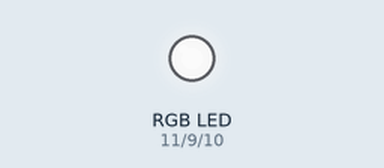
Bench run of a sketch on a simulated Arduino Uno, built with avr-gcc and run on an emulated ATmega328P. Shown: an RGB LED mixed from three pins (HIGH = lit). Dim RGB values are drawn brighter than linear.

Above: at 0.05 s.
At 0.3 s:
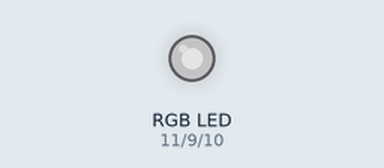
At 0.4 s:
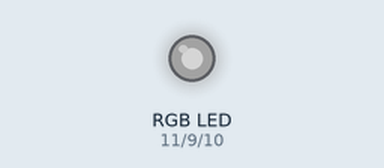
At 0.75 s:
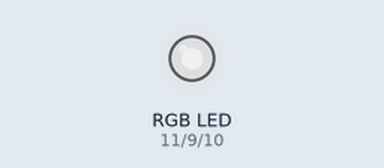
Timing chart, 0 to 3.0 s (numbered marks = the images above):
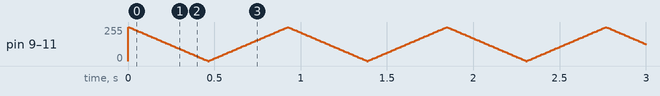

The sketch:

non-addresable-rainbow.ino
```cpp
#include "FastLED.h"
CRGB led;
int fadeAmount = 5;  // Set the amount to fade I usually do 5, 10, 15, 20, 25 etc even up to 255.
int brightness = 0;

#define REDPIN   11
#define GREENPIN 9
#define BLUEPIN  10
#define DELAY 20


void showAnalogRGB( const CRGB& rgb)
{
  analogWrite(REDPIN,   rgb.r );
  analogWrite(GREENPIN, rgb.g );
  analogWrite(BLUEPIN,  rgb.b );
}


void setup()
{
  Serial.begin(115200);
    pinMode(REDPIN,   OUTPUT);
    pinMode(GREENPIN, OUTPUT);
    pinMode(BLUEPIN,  OUTPUT);

}

void loop()
{

   led.setRGB(255,255,255);  // Set Color HERE!!!
   led.fadeLightBy(brightness);
  showAnalogRGB(led);


  brightness = brightness + fadeAmount;
  // reverse the direction of the fading at the ends of the fade:
  if(brightness == 0 || brightness == 255)
  {
    fadeAmount = -fadeAmount ;
  }
  delay(9);  // This delay sets speed of the fade. I usually do from 5-75 but you can always go higher.
}
```
